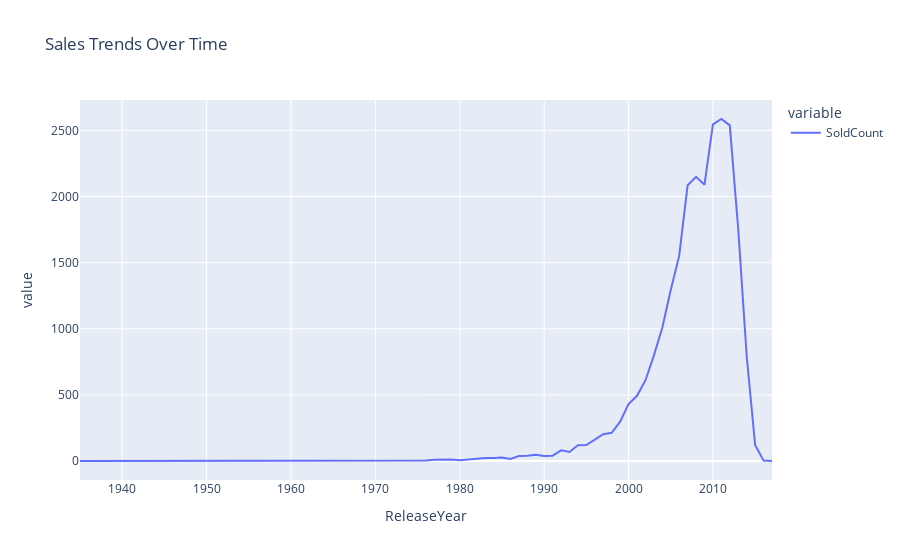

The notebook cell saved with this chart:
### Code cell
# Sales trends over time (interactive plot using Plotly)
fig = px.line(sales_trends, title='Sales Trends Over Time')
fig.show()

### Figure 1 — Plotly figure (JSON) as saved in the notebook; plotly's stock layout.template omitted (floating-point values rounded to 4 significant figures)
{"data": [{"hovertemplate": "variable=SoldCount<br>ReleaseYear=%{x}<br>value=%{y}<extra></extra>", "legendgroup": "SoldCount", "line": {"color": "#636efa", "dash": "solid"}, "marker": {"symbol": "circle"}, "mode": "lines", "name": "SoldCount", "orientation": "v", "showlegend": true, "type": "scatter", "x": [1935, 1945, 1950, 1952, 1953, 1954, 1955, 1956, 1958, 1959, 1960, 1961, 1962, 1963, 1964, 1965, 1966, 1967, 1968, 1969, 1970, 1971, 1972, 1973, 1974, 1975, 1976, 1977, 1978, 1979, 1980, 1981, 1982, 1983, 1984, 1985, 1986, 1987, 1988, 1989, 1990, 1991, 1992, 1993, 1994, 1995, 1996, 1997, 1998, 1999, 2000, 2001, 2002, 2003, 2004, 2005, 2006, 2007, 2008, 2009, 2010, 2011, 2012, 2013, 2014, 2015, 2016, 2017], "xaxis": "x", "y": [0, 0, 0, 0, 0, 0, 1, 0, 0, 0, 0, 3, 0, 0, 0, 2, 0, 1, 1, 1, 4, 3, 3, 4, 1, 5, 3, 9, 10, 12, 5, 11, 17, 22, 22, 27, 16, 37, 39, 48, 38, 40, 81, 68, 120, 121, 162, 203, 213, 297, 430, 493, 609, 797, 1008, 1293, 1551, 2085, 2149, 2089, 2546, 2586, 2538, 1751, 794, 122, 3, 0], "yaxis": "y"}], "layout": {"autosize": true, "dragmode": "zoom", "legend": {"title": {"text": "variable"}, "tracegroupgap": 0}, "title": {"text": "Sales Trends Over Time"}, "xaxis": {"anchor": "y", "autorange": true, "domain": [0, 1], "range": [1935, 2017], "showspikes": false, "title": {"text": "ReleaseYear"}, "type": "linear"}, "yaxis": {"anchor": "x", "autorange": true, "domain": [0, 1], "range": [-143.7, 2730.0], "showspikes": false, "title": {"text": "value"}, "type": "linear"}}}
